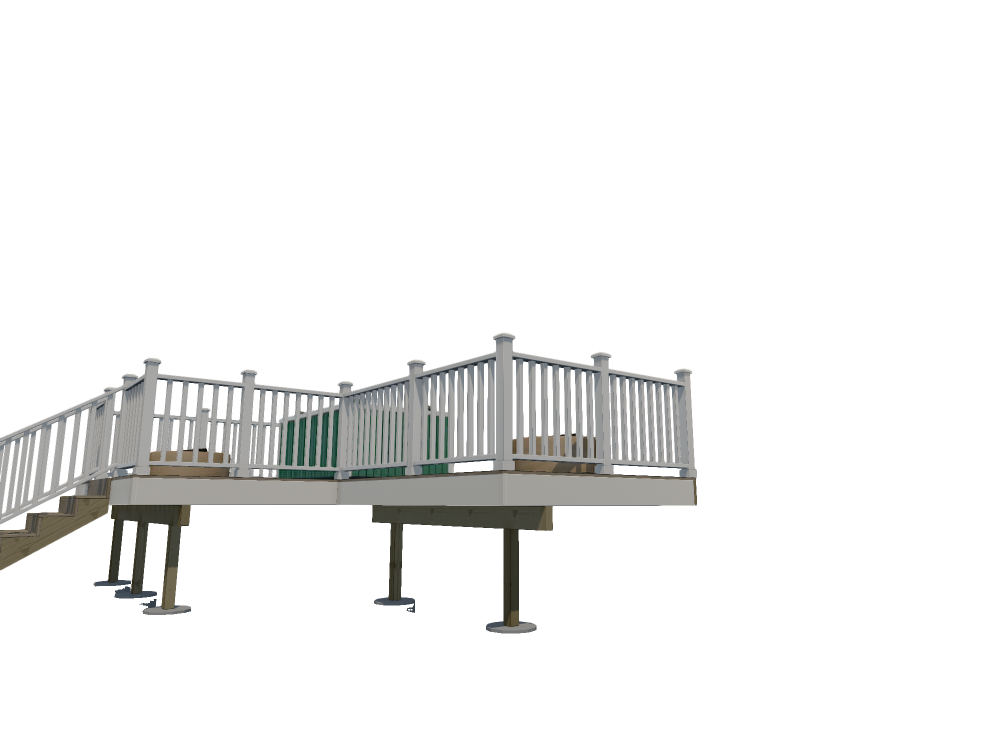
#> input picture tuning/engine/english-country-cottage/angled.png, 2000 x 1500 px (shown at 1/2 size); its folder holds 4 pictures in this run
$ python check.py   (older library calls are emulated)
#> lines starting #> are read from the running program, lines starting #| are printed output that depends on the picture
### tuning/inputs.py
"""Extra inputs for experiments: the photo as the canvas prepares it, a reference picked by the photo's
camera angle, and a labelled plan of the deck."""

from __future__ import annotations

import io
import json
import math
from pathlib import Path

from PIL import Image, ImageDraw, ImageFont

from .describe import FURNITURE_NAMES, Frame, _ft

HERE = Path(__file__).resolve().parent
ANGLES_AZ = [-60, -40, -20, 0, 20, 40, 60]
ANGLES_EL = [12, 30]


def prep_like_canvas(data: bytes, long_edge: int = 1536, quality: int = 85) -> bytes:
    """What the canvas uploads: upright, long edge 1536, JPEG 85 (prepareDeckPhoto)."""
#> called with long_edge = 2048, quality = 92
    from PIL import ImageOps

    im = ImageOps.exif_transpose(Image.open(io.BytesIO(data))).convert("RGB")
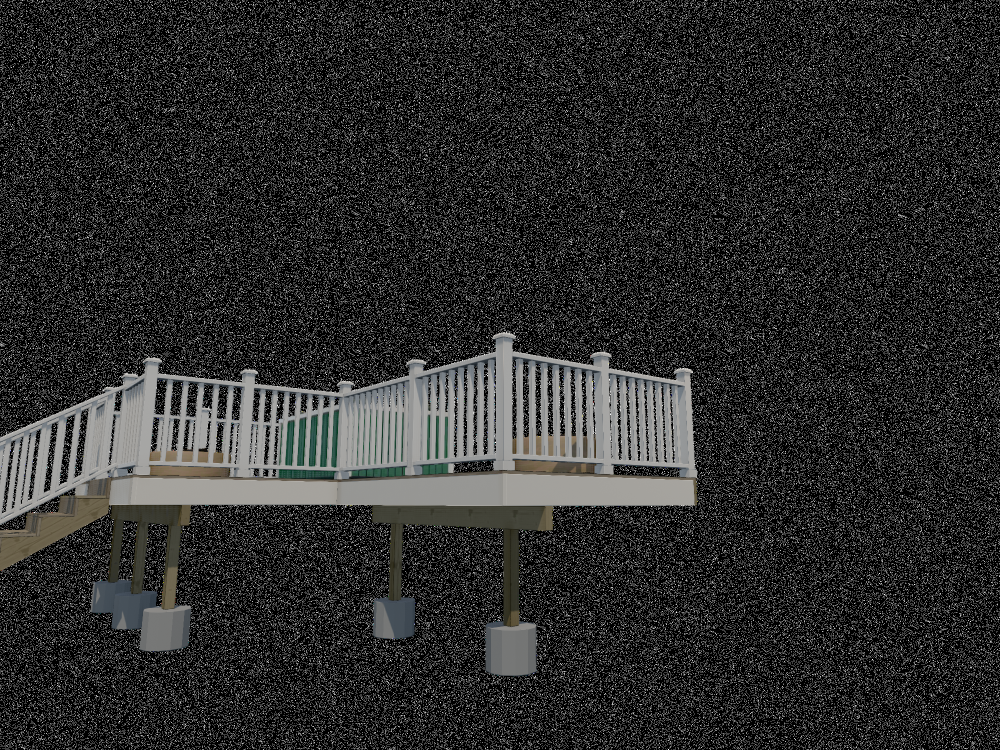
#> im: PIL image 2000x1500 RGB (shown at 1/2 size); mean R, G, B 44.9, 45.1, 44.6
    scale = min(1.0, long_edge / max(im.size))
#> scale = 1
    if scale < 1:
        im = im.resize((round(im.width * scale), round(im.height * scale)), Image.LANCZOS)
    out = io.BytesIO()
    im.save(out, "JPEG", quality=quality)
    return out.getvalue()


# [112 lines left out: functions photo_angle, matched_ref, _font, plan_png, not called in this run]


def engine_image(kind: str, style: str, photo: str, jpeg: bytes) -> bytes:
#> called with kind = 'composite', style = 'english-country-cottage', photo = 'angled'
    if kind == "composite-clean":
        return engine_image("composite", style, photo, cleaned(photo, jpeg))
    """The engine's deck render from the photo's solved camera (tuning/engine/<style>/<photo>.png, transparent, the
    photo's pixel size): "render" = on a plain grey ground, "composite" = pasted onto the photo."""
    deck = Image.open(HERE / "engine" / style / f"{photo}.png").convert("RGBA")
#> deck is the input picture: PIL image 2000x1500 RGBA; mean R, G, B, A 44.9, 45.1, 44.6, 30
    base = Image.open(io.BytesIO(jpeg)).convert("RGBA")
    if deck.size != base.size:
        deck = deck.resize(base.size, Image.LANCZOS)
    under = base if kind == "composite" else Image.new("RGBA", base.size, (200, 200, 200, 255))
    out = io.BytesIO()
    Image.alpha_composite(under, deck).convert("RGB").save(out, "JPEG", quality=92)
    return out.getvalue()


CLEAN_PROMPT = """\
Edit this photo of a house: remove the deck, patio or porch that is built against the house, with all of its floor, \
stairs, railings, posts, skirting and the furniture and pots standing on it. Where it was, show the bare foot of the \
house wall and the ground in front of it as lawn, matching the rest of the yard. The ground stays at its real height: \
where the deck's floor was above the ground, the wall's siding and foundation now run down below the door to the ground, \
and the door stays high in the wall, with no steps. Keep everything else exactly as it is: \
the same camera, framing and aspect ratio, the same house with its walls, doors (a door that opened onto the deck stays \
exactly where it is, at the same height), windows, roof and colours, the same trees, fence, sky and light. Do not add \
anything. Output the edited photo."""


# [60 lines left out: functions cleaned, clean_photo, _image, above_ground, not called in this run]

### tuning/check.py
"""Did the image model keep the photo? Compares an output with the composite it was given, outside the pasted deck.

The score is the correlation of the two pictures' brightness gradients (direction and strength) on a 320 px wide grey
copy: new light, lawn and planting change it a little, a redrawn camera or house moves every edge and drops it to near 0.
On the judged rounds 13-15 (18 images) the five the judges marked as redrawn scored 0.01-0.45, all others 0.60-0.93.

  .venv/bin/python -m tuning.check        # scores the judged rounds again
"""

from __future__ import annotations

import io
from pathlib import Path

import numpy as np
from PIL import Image

HERE = Path(__file__).resolve().parent
WIDTH = 320
THRESHOLD = 0.55
DECK_THRESHOLD = 0.30  # inside the deck: rounds 13-21 (33 judged images), every image with judged geometry >= 1.5
#                        scored >= 0.33; 13 of the 16 with geometry <= 1 scored < 0.30


def _gradients(grey: np.ndarray, sigma: float = 1.5):
    import cv2

    g = cv2.GaussianBlur(grey.astype(np.float32), (0, 0), sigma)
    return cv2.Sobel(g, cv2.CV_32F, 1, 0), cv2.Sobel(g, cv2.CV_32F, 0, 1)


def drift(output: bytes, composite: bytes, deck_alpha: Image.Image, ignore: list | None = None) -> float:
    """How much of the composite's structure, outside the deck, the output kept: about 1 = all, about 0 = redrawn.
    [ignore]: boxes [y0, x0, y1, x1] in 0-1000 the output may change too (an old deck it was told to remove)."""
    import cv2

    ref = Image.open(io.BytesIO(composite))
    size = (WIDTH, round(WIDTH * ref.height / ref.width))
    deck = np.asarray(deck_alpha.convert("L").resize(size)) > 8
    keep = ~(cv2.dilate(deck.astype(np.uint8), np.ones((9, 9), np.uint8)) > 0)
    for y0, x0, y1, x1 in ignore or []:
        keep[round(y0 * size[1] / 1000):round(y1 * size[1] / 1000), round(x0 * size[0] / 1000):round(x1 * size[0] / 1000)] = False
    rx, ry = _gradients(np.asarray(ref.convert("L").resize(size, Image.LANCZOS)))
    ox, oy = _gradients(np.asarray(Image.open(io.BytesIO(output)).convert("L").resize(size, Image.LANCZOS)))
    dot = (rx * ox + ry * oy)[keep].sum()
    norm = np.sqrt(((rx**2 + ry**2)[keep]).sum() * ((ox**2 + oy**2)[keep]).sum())
    return float(dot / norm) if norm > 0 else 0.0


def deck(output: bytes, composite: bytes, deck_alpha: Image.Image) -> float:
    """How well the output keeps the pasted deck's own lines (edges, railing, stairs) where the render drew them:
    the same gradient correlation, inside the deck, on a softer blur since real materials add texture."""
    import cv2

    ref = Image.open(io.BytesIO(composite))
    size = (WIDTH, round(WIDTH * ref.height / ref.width))
    inside = np.asarray(deck_alpha.convert("L").resize(size)) > 128
    inside = cv2.dilate(inside.astype(np.uint8), np.ones((5, 5), np.uint8)) > 0
    rx, ry = _gradients(np.asarray(ref.convert("L").resize(size, Image.LANCZOS)), 3.0)
    ox, oy = _gradients(np.asarray(Image.open(io.BytesIO(output)).convert("L").resize(size, Image.LANCZOS)), 3.0)
    dot = (rx * ox + ry * oy)[inside].sum()
    norm = np.sqrt(((rx**2 + ry**2)[inside]).sum() * ((ox**2 + oy**2)[inside]).sum())
    return float(dot / norm) if norm > 0 else 0.0


def passes(scores: dict) -> bool:
    return scores["photo"] >= THRESHOLD and scores["deck"] >= DECK_THRESHOLD


def rank(scores: dict) -> float:
    """For keeping the best of several failed tries: how far the worse of the two is from its threshold."""
    return min(scores["photo"] / THRESHOLD, scores["deck"] / DECK_THRESHOLD)


def main() -> None:
    from . import inputs

    style = "english-country-cottage"
    for run, base in (("r13-v9c", "composite"), ("r14-v9r", "composite"), ("r15-v10c", "composite-clean")):
        for photo in ("angled", "existing-deck", "regular"):
            jpeg = inputs.prep_like_canvas((HERE / "photos" / f"{photo}.jpg").read_bytes(), 2048, 92)
            comp = inputs.engine_image(base, style, photo, jpeg)
            alpha = Image.open(HERE / "engine" / style / f"{photo}.png").getchannel("A")
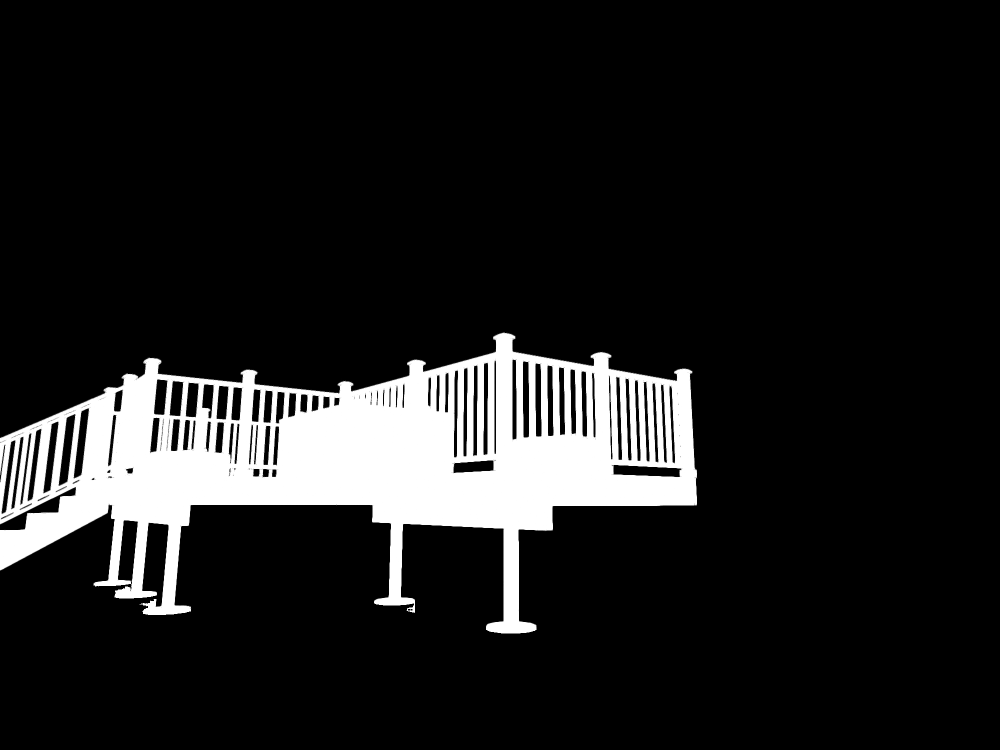
#> alpha: PIL image 2000x1500 L (shown at 1/2 size); min 0, max 255, mean 30
            for k in ("", "__2"):
                path = HERE / "out" / run / f"{photo}__{style}__gemini-3.1-flash-image{k}.jpg"
                if path.exists():
                    s = drift(path.read_bytes(), comp, alpha)
                    print(f"{run:9} {photo:14} {k or '#1':4} {s:.2f} {'ok' if s >= THRESHOLD else 'REDRAWN'}")


if __name__ == "__main__":
#> (the run stopped early here; a loop or call above may not have finished)
